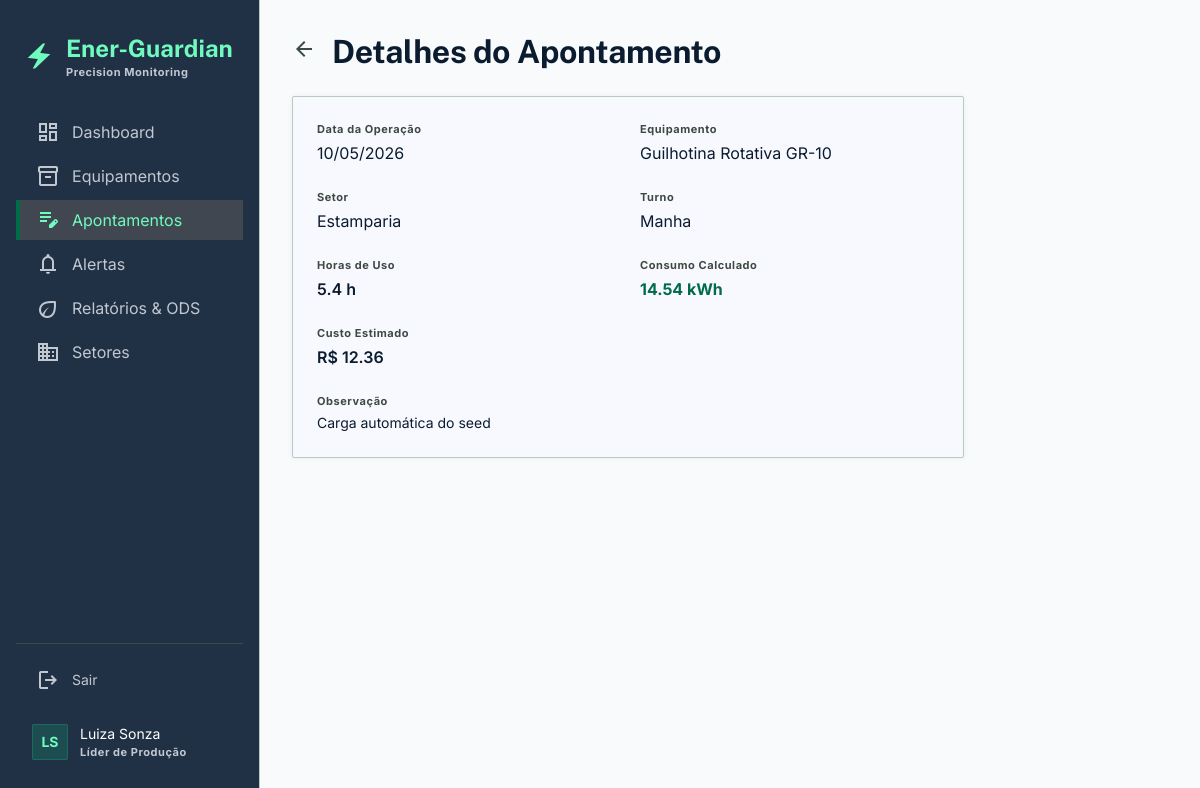
The app's page /apontamentos/1 (signed in) with its own data.
### models.py (models this page shows, shortened)
class Usuario(UserMixin, db.Model):
    __tablename__ = 'usuarios'
    id = db.Column(db.Integer, primary_key=True)
    nome = db.Column(db.String(100), nullable=False)
    email = db.Column(db.String(150), unique=True, nullable=False)
    senha_hash = db.Column(db.String(256), nullable=False)
    papel = db.Column(db.String(30), nullable=False, default='lider_producao')
    ativo = db.Column(db.Boolean, default=True)
    criado_em = db.Column(db.DateTime, default=datetime.now(timezone.utc))
    apontamentos = db.relationship('Apontamento', backref='usuario', lazy='dynamic')
    PAPEIS = {
        'admin': 'Administrador',
        'gestor': 'Gestor Industrial',
        'lider_producao': 'Líder de Produção',
        'tecnico': 'Técnico de Manutenção',
        'financeiro': 'Financeiro',
        'engenheiro': 'Engenheiro Chefe',
    }
    @property
    def papel_display(self):
        return self.PAPEIS.get(self.papel, self.papel)
    @property
    def iniciais(self):
        partes = self.nome.split()
        if len(partes) >= 2:
            return (partes[0][0] + partes[-1][0]).upper()
        return self.nome[:2].upper()

class Apontamento(db.Model):
    __tablename__ = 'apontamentos'
    id = db.Column(db.Integer, primary_key=True)
    equipamento_id = db.Column(db.Integer, db.ForeignKey('equipamentos.id'), nullable=False)
    usuario_id = db.Column(db.Integer, db.ForeignKey('usuarios.id'), nullable=False)
    data_operacao = db.Column(db.Date, nullable=False, default=date.today)
    turno = db.Column(db.String(20), nullable=False)
    horas_uso = db.Column(db.Float, nullable=False)
    observacao = db.Column(db.Text)
    criado_em = db.Column(db.DateTime, default=datetime.now(timezone.utc))
    consumo = db.relationship('Consumo', backref='apontamento', uselist=False)
    TURNOS = {
        'manha': 'Manhã (06h-14h)',
        'tarde': 'Tarde (14h-22h)',
        'noite': 'Noite (22h-06h)',
        'integral': 'Integral',
    }

class Equipamento(db.Model):
    __tablename__ = 'equipamentos'
    id = db.Column(db.Integer, primary_key=True)
    nome = db.Column(db.String(150), nullable=False)
    tipo = db.Column(db.String(80), nullable=False)
    potencia_watts = db.Column(db.Float, nullable=False)
    voltagem = db.Column(db.Float, nullable=True)
    corrente_amperes = db.Column(db.Float, nullable=True)
    fator_potencia = db.Column(db.Float, default=0.85)
    fator_carga = db.Column(db.Float, default=0.7)
    regime_carga = db.Column(db.String(20), default='medio')
    setor_id = db.Column(db.Integer, db.ForeignKey('setores.id'), nullable=False)
    ativo = db.Column(db.Boolean, default=True)
    criado_em = db.Column(db.DateTime, default=datetime.now(timezone.utc))
    sensores = db.relationship('Sensor', backref='equipamento', lazy='dynamic')
    apontamentos = db.relationship('Apontamento', backref='equipamento', lazy='dynamic')
    consumos = db.relationship('Consumo', backref='equipamento', lazy='dynamic')
    alertas = db.relationship('Alerta', backref='equipamento', lazy='dynamic')
    REGIMES = {
        'leve': 'Carga Leve (0.3-0.5)',
        'medio': 'Carga Média (0.5-0.7)',
        'pesado': 'Carga Pesada (0.7-0.9)',
        'pleno': 'Carga Plena (0.9-1.0)',
    }
    TIPOS = [
        'Motor Elétrico', 'Prensa Hidráulica', 'Compressor', 'Torno CNC',
        'Caldeira', 'Bomba', 'Ventilador', 'Iluminação', 'Ar Condicionado',
        'Soldadora', 'Furadeira Industrial', 'Serra Elétrica', 'Outro'
    ]

class Setor(db.Model):
    __tablename__ = 'setores'
    id = db.Column(db.Integer, primary_key=True)
    nome = db.Column(db.String(100), nullable=False, unique=True)
    descricao = db.Column(db.String(255))
    limite_consumo_kwh = db.Column(db.Float, default=500.0)
    criado_em = db.Column(db.DateTime, default=datetime.now(timezone.utc))
    equipamentos = db.relationship('Equipamento', backref='setor', lazy='dynamic')
    consumos = db.relationship('Consumo', backref='setor', lazy='dynamic')
    alertas = db.relationship('Alerta', backref='setor', lazy='dynamic')

class Consumo(db.Model):
    __tablename__ = 'consumos'
    id = db.Column(db.Integer, primary_key=True)
    apontamento_id = db.Column(db.Integer, db.ForeignKey('apontamentos.id'), nullable=True)
    equipamento_id = db.Column(db.Integer, db.ForeignKey('equipamentos.id'), nullable=False)
    setor_id = db.Column(db.Integer, db.ForeignKey('setores.id'), nullable=False)
    consumo_kwh = db.Column(db.Float, nullable=False)
    custo_estimado = db.Column(db.Float, nullable=False)
    potencia_utilizada = db.Column(db.Float)
    metodo_calculo = db.Column(db.String(30))
    data_referencia = db.Column(db.Date, nullable=False)
    calculado_em = db.Column(db.DateTime, default=datetime.now(timezone.utc))

### routes/apontamentos.py (the view)
@apontamentos_bp.route('/<int:id>')
@login_required
def detalhes(id):
    apontamento = Apontamento.query.get_or_404(id)
    return render_template('apontamentos/detalhes.html', apontamento=apontamento)

### templates/apontamentos/detalhes.html (shortened to what this page needs)
{% extends "base.html" %}
{% block content %}
<div class="flex items-center gap-4 mb-6">
    <a href="{{ url_for('apontamentos.historico') }}" class="text-on-surface-variant hover:text-primary transition-colors">
        <span class="material-symbols-outlined text-[24px]">arrow_back</span>
    </a>
    <h2 class="font-headline-lg text-headline-lg text-on-surface">Detalhes do Apontamento</h2>
</div>
<div class="bg-surface border border-outline-variant rounded p-6 tech-shadow max-w-2xl">
    <div class="grid grid-cols-1 md:grid-cols-2 gap-6">
        <div>
            <p class="font-label-caps text-label-caps text-on-surface-variant mb-1">Data da Operação</p>
            <p class="font-body-lg text-body-lg text-on-surface">{{ apontamento.data_operacao.strftime('%d/%m/%Y') }}</p>
        </div>
        <div>
            <p class="font-label-caps text-label-caps text-on-surface-variant mb-1">Equipamento</p>
            <p class="font-body-lg text-body-lg text-on-surface">{{ apontamento.equipamento.nome }}</p>
        </div>
        <div>
            <p class="font-label-caps text-label-caps text-on-surface-variant mb-1">Setor</p>
            <p class="font-body-lg text-body-lg text-on-surface">{{ apontamento.equipamento.setor.nome }}</p>
        </div>
        <div>
            <p class="font-label-caps text-label-caps text-on-surface-variant mb-1">Turno</p>
            <p class="font-body-lg text-body-lg text-on-surface">{{ apontamento.turno|capitalize }}</p>
        </div>
        <div>
            <p class="font-label-caps text-label-caps text-on-surface-variant mb-1">Horas de Uso</p>
            <p class="font-numeric-data text-numeric-data text-on-surface">{{ apontamento.horas_uso }} h</p>
        </div>
        {% if apontamento.consumo %}
        <div>
            <p class="font-label-caps text-label-caps text-on-surface-variant mb-1">Consumo Calculado</p>
            <p class="font-numeric-data text-numeric-data text-primary font-bold">{{ "%.2f"|format(apontamento.consumo.consumo_kwh) }} kWh</p>
        </div>
        <div>
            <p class="font-label-caps text-label-caps text-on-surface-variant mb-1">Custo Estimado</p>
            <p class="font-numeric-data text-numeric-data text-on-surface">R$ {{ "%.2f"|format(apontamento.consumo.custo_estimado) }}</p>
        </div>
        {% endif %}
        {% if apontamento.observacao %}
        <div class="col-span-1 md:col-span-2">
            <p class="font-label-caps text-label-caps text-on-surface-variant mb-1">Observação</p>
            <p class="font-body-md text-body-md text-on-surface">{{ apontamento.observacao }}</p>
        </div>
        {% endif %}
    </div>
</div>
{% endblock %}

### templates/base.html (shortened to what this page needs)
<!DOCTYPE html>
<html lang="pt-BR">
<head>
    <link rel="stylesheet" href="{{ url_for('static', filename='css/design_system.css') }}" />
    <link rel="stylesheet" href="{{ url_for('static', filename='css/index.css') }}" />
    <script src="https://cdn.tailwindcss.com"></script>
</head>
<body class="font-body-md text-on-surface antialiased bg-[#F8FAFC]">
<div class="flex h-screen w-full overflow-hidden">
    <aside id="sidebar" class="hidden md:flex w-[260px] h-screen sticky left-0 top-0 bg-inverse-surface border-r border-outline-variant flex-col justify-between py-margin-desktop z-50">
        <div class="px-4 flex flex-col gap-8">
            <div class="flex items-center gap-3 px-2">
                <span class="material-symbols-outlined fill-icon text-primary-fixed text-3xl">electric_bolt</span>
                <div>
                    <h1 class="font-headline-md text-headline-md font-bold text-primary-fixed">Ener-Guardian</h1>
                    <p class="font-label-caps text-label-caps text-tertiary-fixed-dim">Precision Monitoring</p>
                </div>
            </div>
            <nav class="flex flex-col gap-1">
                <a class="sidebar-link flex items-center border-l-4 {{ 'border-primary bg-on-tertiary-fixed-variant text-primary-fixed' if request.endpoint == 'dashboard.index' else 'border-transparent text-tertiary-fixed-dim hover:text-primary-fixed' }} px-4 py-2 gap-3" href="{{ url_for('dashboard.index') }}">
                    <span class="material-symbols-outlined {{ 'fill-icon' if request.endpoint == 'dashboard.index' else '' }}">dashboard</span>
                    <span>Dashboard</span>
                </a>
                <a class="sidebar-link flex items-center border-l-4 {{ 'border-primary bg-on-tertiary-fixed-variant text-primary-fixed' if request.endpoint and 'equipamentos' in request.endpoint else 'border-transparent text-tertiary-fixed-dim hover:text-primary-fixed' }} px-4 py-2 gap-3" href="{{ url_for('equipamentos.listar') }}">
                    <span class="material-symbols-outlined {{ 'fill-icon' if request.endpoint and 'equipamentos' in request.endpoint else '' }}">inventory_2</span>
                    <span>Equipamentos</span>
                </a>
                <a class="sidebar-link flex items-center border-l-4 {{ 'border-primary bg-on-tertiary-fixed-variant text-primary-fixed' if request.endpoint and 'apontamentos' in request.endpoint else 'border-transparent text-tertiary-fixed-dim hover:text-primary-fixed' }} px-4 py-2 gap-3" href="{{ url_for('apontamentos.historico') }}">
                    <span class="material-symbols-outlined {{ 'fill-icon' if request.endpoint and 'apontamentos' in request.endpoint else '' }}">edit_note</span>
                    <span>Apontamentos</span>
                </a>
                <a class="sidebar-link flex items-center border-l-4 {{ 'border-primary bg-on-tertiary-fixed-variant text-primary-fixed' if request.endpoint and 'alertas' in request.endpoint else 'border-transparent text-tertiary-fixed-dim hover:text-primary-fixed' }} px-4 py-2 gap-3" href="{{ url_for('alertas.listar') }}">
                    <span class="material-symbols-outlined {{ 'fill-icon' if request.endpoint and 'alertas' in request.endpoint else '' }}">notifications</span>
                    <span>Alertas</span>
                </a>
                <a class="sidebar-link flex items-center border-l-4 {{ 'border-primary bg-on-tertiary-fixed-variant text-primary-fixed' if request.endpoint and 'relatorios' in request.endpoint else 'border-transparent text-tertiary-fixed-dim hover:text-primary-fixed' }} px-4 py-2 gap-3" href="{{ url_for('relatorios.index') }}">
                    <span class="material-symbols-outlined {{ 'fill-icon' if request.endpoint and 'relatorios' in request.endpoint else '' }}">eco</span>
                    <span>Relatórios & ODS</span>
                </a>
                <a class="sidebar-link flex items-center border-l-4 {{ 'border-primary bg-on-tertiary-fixed-variant text-primary-fixed' if request.endpoint and 'setores' in request.endpoint else 'border-transparent text-tertiary-fixed-dim hover:text-primary-fixed' }} px-4 py-2 gap-3" href="{{ url_for('setores.listar') }}">
                    <span class="material-symbols-outlined {{ 'fill-icon' if request.endpoint and 'setores' in request.endpoint else '' }}">domain</span>
                    <span>Setores</span>
                </a>
            </nav>
        </div>
        <div class="flex flex-col gap-2 px-4 mt-auto">
            <div class="border-t border-on-tertiary-fixed-variant pt-4">
                <a class="sidebar-link flex items-center border-l-4 border-transparent px-4 py-2 text-tertiary-fixed-dim hover:text-primary-fixed gap-3" href="{{ url_for('auth.logout') }}">
                    <span class="material-symbols-outlined">logout</span>
                    <span class="font-body-md text-body-md">Sair</span>
                </a>
            </div>
            <div class="flex items-center px-4 py-2 gap-3 mt-2">
                <div class="w-9 h-9 rounded bg-primary-container/20 border border-primary-container/30 flex items-center justify-center text-primary-fixed font-bold text-sm">
                    {{ current_user.iniciais }}
                </div>
                <div>
                    <p class="font-body-md text-on-tertiary text-sm">{{ current_user.nome }}</p>
                    <p class="font-label-caps text-label-caps text-tertiary-fixed-dim">{{ current_user.papel_display }}</p>
                </div>
            </div>
        </div>
    </aside>
    <main class="flex-1 flex flex-col h-screen overflow-y-auto overflow-x-hidden bg-[#F8FAFC]">
        <div class="p-margin-mobile md:p-margin-desktop max-w-container-max mx-auto w-full">
            {% block content %}{% endblock %}
        </div>
    </main>
</div>
</body>
</html>

### static/css/design_system.css (style rules this page uses)
:root { --color-bg: #f4f5f7; --color-card-bg: #ffffff; --color-primary: #0066CC; --color-text: #0b1c30; --color-muted: #6c7a71; --font-family: 'Inter', sans-serif; }
body { background-color: var(--color-bg); color: var(--color-text); font-family: var(--font-family); margin: 0; padding: 0; }

### static/css/index.css (style rules this page uses)
body { background-color: #f8f9fa; color: #333333; font-family: 'Inter', sans-serif; }
.bg-surface { background-color: #ffffff; }
.text-primary { color: #005A3E; }
.border-primary { border-color: #006C49; }
.tech-shadow { box-shadow: 0 4px 6px -1px rgba(0, 0, 0, 0.05), 0 2px 4px -1px rgba(0, 0, 0, 0.03); border: 1px solid #e2e8f0; }
.font-label-caps { font-size: 0.75rem; font-weight: 600; letter-spacing: 0.05em; }
.border-outline-variant { border-color: #e2e8f0; }
.text-on-surface-variant { color: #475569; }
.font-numeric-data { font-family: 'Inter', monospace; }

### templates/base.html (style rules this page uses)
body { background-color: #F8FAFC; }
.tech-shadow { box-shadow: 0px 0px 4px rgba(100, 116, 139, 0.1); }
.material-symbols-outlined { font-variation-settings: 'FILL' 0, 'wght' 400, 'GRAD' 0, 'opsz' 24; }
.fill-icon { font-variation-settings: 'FILL' 1; }
.sidebar-link { transition: all 0.15s ease; }

### records on screen
Usuario: iniciais "LS", nome "Luiza Sonza", papel_display "Líder de Produção"
Apontamento: data_operacao "10/05/2026", turno "Manha", horas_uso "5.4", observacao "Carga automática do seed"
Equipamento: equipamento.nome "Guilhotina Rotativa GR-10"
Setor: equipamento.setor.nome "Estamparia"
Consumo: consumo.consumo_kwh "14.54", consumo.custo_estimado "12.36"
